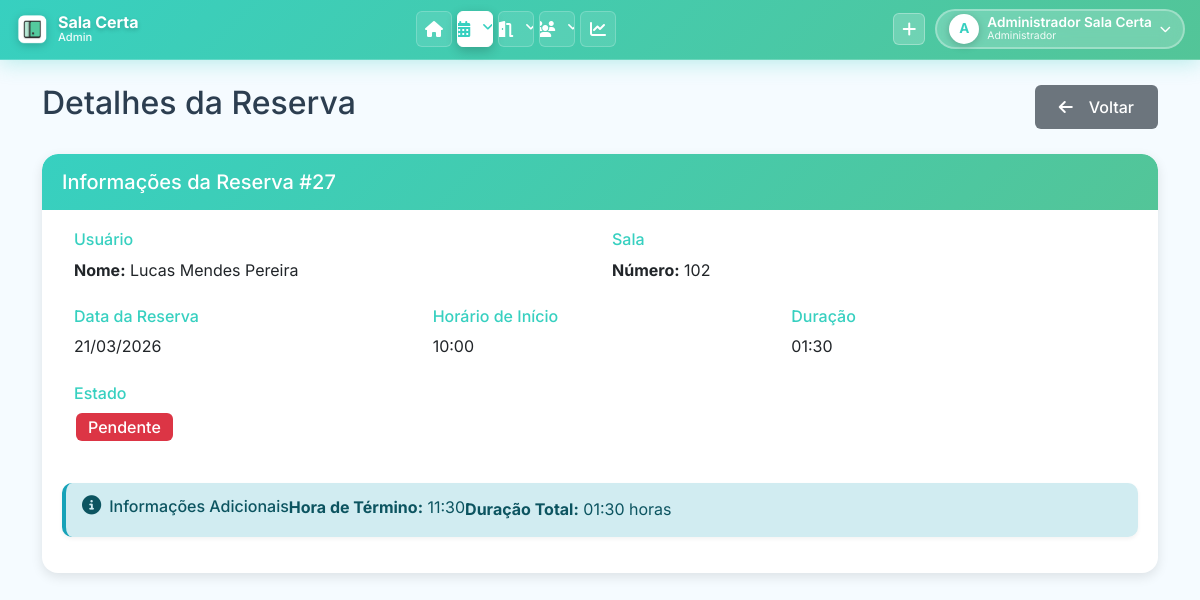
The page /pages/ver_reserva.php?id=27 (signed in) on the database its author committed.
### tables this page shows
CREATE TABLE `RESERVA_SALA` (
    `RESERVA_ID` INT(11) NOT NULL AUTO_INCREMENT,
    `USUARIO_ID` INT(11) NOT NULL,
    `SALA_ID` INT(11) NOT NULL,
    `DATA_RESERVA` DATE NOT NULL COMMENT 'Data da reserva (YYYY-MM-DD)',
    `HORA_INICIO` TIME NOT NULL COMMENT 'Horário de início (HH:MM:SS)',
    `TEMPO_RESERVA` TIME NOT NULL COMMENT 'Duração da reserva (ex: 01:30:00)',
    `ESTADO` ENUM('Ativa', 'Cancelada', 'Pendente', 'Reservado') NOT NULL DEFAULT 'Ativa',
    `RECORRENCIA` ENUM('semanal', 'quinzenal', 'mensal') DEFAULT NULL,
    `RECORRENCIA_FIM` DATE DEFAULT NULL,
    `RESERVA_PAI_ID` INT DEFAULT NULL,
    PRIMARY KEY (`RESERVA_ID`),
    KEY `idx_reserva_usuario` (`USUARIO_ID`),
    KEY `idx_reserva_sala` (`SALA_ID`),
    KEY `idx_reserva_data` (`DATA_RESERVA`),
    KEY `idx_reserva_estado` (`ESTADO`),
    KEY `idx_reserva_sala_data_estado` (`SALA_ID`, `DATA_RESERVA`, `ESTADO`) COMMENT 'Índice composto para verificação de conflitos',
    KEY `idx_reserva_pai` (`RESERVA_PAI_ID`),
    CONSTRAINT `fk_reserva_usuario` FOREIGN KEY (`USUARIO_ID`) REFERENCES `USUARIO` (`USUARIO_ID`) ON DELETE RESTRICT ON UPDATE CASCADE,
    CONSTRAINT `fk_reserva_sala` FOREIGN KEY (`SALA_ID`) REFERENCES `SALA` (`SALA_ID`) ON DELETE RESTRICT ON UPDATE CASCADE,
    CONSTRAINT `fk_reserva_pai` FOREIGN KEY (`RESERVA_PAI_ID`) REFERENCES `RESERVA_SALA` (`RESERVA_ID`) ON DELETE SET NULL
);

CREATE TABLE `USUARIO` (
    `USUARIO_ID` INT(11) NOT NULL AUTO_INCREMENT,
    `USUARIO_NOME` VARCHAR(255) NOT NULL,
    `USUARIO_EMAIL` VARCHAR(255) NOT NULL,
    `USUARIO_SENHA` VARCHAR(255) NOT NULL COMMENT 'Hash bcrypt via password_hash() ou texto puro (legado)',
    `USUARIO_CPF` VARCHAR(14) NOT NULL COMMENT 'Formato: 000.000.000-00 ou apenas números',
    `TIPO_USUARIO` ENUM('admin', 'comum') NOT NULL DEFAULT 'comum',
    `USUARIO_DEPARTAMENTO` VARCHAR(100) DEFAULT NULL,
    `USUARIO_CARGO` VARCHAR(100) DEFAULT NULL,
    `FOTO_PERFIL` VARCHAR(500) DEFAULT NULL COMMENT 'Caminho relativo: uploads/perfil/user_X_timestamp.png',
    PRIMARY KEY (`USUARIO_ID`),
    UNIQUE KEY `uk_usuario_email` (`USUARIO_EMAIL`),
    UNIQUE KEY `uk_usuario_cpf` (`USUARIO_CPF`)
);

CREATE TABLE `SALA` (
    `SALA_ID` INT(11) NOT NULL AUTO_INCREMENT,
    `NUM_SALA` VARCHAR(50) NOT NULL COMMENT 'Número/código da sala (ex: 101, T01, LAB-01)',
    `QTD_PESSOAS` INT(11) NOT NULL DEFAULT 0 COMMENT 'Capacidade máxima de pessoas',
    `DESCRICAO` TEXT DEFAULT NULL COMMENT 'Descrição da sala e recursos disponíveis',
    `TIPO_SALA` VARCHAR(100) DEFAULT '' COMMENT 'Tipo: Sala de Aula, Laboratório, Auditório, Sala de Reunião, Biblioteca',
    `SETOR_RESPONSAVEL` VARCHAR(255) DEFAULT '' COMMENT 'Setor responsável pela sala',
    PRIMARY KEY (`SALA_ID`),
    UNIQUE KEY `uk_num_sala` (`NUM_SALA`)
);

### classes/Reserva.php (called while the page is built, shortened)
<?php
class Reserva {
    public static function buscarPorId($id) {
        $conn = Conexao::getConn();
        $sql = "SELECT r.*, u.USUARIO_NOME, s.NUM_SALA
                FROM RESERVA_SALA r
                JOIN USUARIO u ON r.USUARIO_ID = u.USUARIO_ID
                JOIN SALA s ON r.SALA_ID = s.SALA_ID
                WHERE r.RESERVA_ID = :id";
        $stmt = $conn->prepare($sql);
        $stmt->bindValue(':id', $id);
        $stmt->execute();
        return $stmt->fetch();
    }
}

### pages/ver_reserva.php (the view, shortened to what this page needs)
<?php
require_once '../classes/Reserva.php';
$id = $_GET['id'];
$reserva = Reserva::buscarPorId($id);
include '../includes/header.php';
?>
<div class="row">
    <div class="col-md-12">
        <div class="d-flex justify-content-between align-items-center mb-4">
            <h2>Detalhes da Reserva</h2>
            <div>
                <a href="reservas.php" class="btn btn-secondary">
                    <i class="fas fa-arrow-left me-2"></i>Voltar
                </a>
            </div>
        </div>
        <div class="card">
            <div class="card-header">
                <h5 class="card-title mb-0">Informações da Reserva #<?php echo $reserva['RESERVA_ID']; ?></h5>
            </div>
            <div class="card-body">
                <div class="row mb-4">
                    <div class="col-md-6">
                        <h6 class="text-primary">Usuário</h6>
                        <p class="mb-0"><strong>Nome:</strong> <?php echo $reserva['USUARIO_NOME']; ?></p>
                    </div>
                    <div class="col-md-6">
                        <h6 class="text-primary">Sala</h6>
                        <p class="mb-0"><strong>Número:</strong> <?php echo $reserva['NUM_SALA']; ?></p>
                    </div>
                </div>
                <div class="row mb-4">
                    <div class="col-md-4">
                        <h6 class="text-primary">Data da Reserva</h6>
                        <p class="mb-0"><?php echo date('d/m/Y', strtotime($reserva['DATA_RESERVA'])); ?></p>
                    </div>
                    <div class="col-md-4">
                        <h6 class="text-primary">Horário de Início</h6>
                        <p class="mb-0"><?php echo date('H:i', strtotime($reserva['HORA_INICIO'])); ?></p>
                    </div>
                    <div class="col-md-4">
                        <h6 class="text-primary">Duração</h6>
                        <p class="mb-0"><?php echo date('H:i', strtotime($reserva['TEMPO_RESERVA'])); ?></p>
                    </div>
                </div>
                <div class="row">
                    <div class="col-md-12">
                        <h6 class="text-primary">Estado</h6>
                        <p>
                            <span class="badge bg-<?php echo $reserva['ESTADO'] == 'Ativa' ? 'success' : 'danger'; ?> fs-6">
                                <?php echo $reserva['ESTADO']; ?>
                            </span>
                        </p>
                    </div>
                </div>
                <?php
                $horaInicio = new DateTime($reserva['HORA_INICIO']);
                $tempoReserva = new DateTime($reserva['TEMPO_RESERVA']);
                $horaFim = clone $horaInicio;
                $horaFim->add(new DateInterval('PT' . $tempoReserva->format('H') . 'H' . $tempoReserva->format('i') . 'M'));
                ?>
                <div class="alert alert-info mt-4">
                    <h6 class="mb-2"><i class="fas fa-info-circle me-2"></i>Informações Adicionais</h6>
                    <p class="mb-1"><strong>Hora de Término:</strong> <?php echo $horaFim->format('H:i'); ?></p>
                    <p class="mb-0"><strong>Duração Total:</strong> <?php echo $tempoReserva->format('H:i'); ?> horas</p>
                </div>
            </div>
        </div>
    </div>
</div>
<?php include '../includes/footer.php'; ?>

### assets/css/style.css (style rules this page uses)
:root { --primary: #37D0C0; --primary-dark: #2bb8a8; --primary-light: #53C598; --secondary: #B3E2D0; --accent: #e40b0b; --bg-light: #F5FBFF; --bg-white: #ffffff; --text-dark: #2c3e50; --text-light: #7f8c8d; --text-white: #ffffff; --border-color: #e1e8ed; --shadow-sm: 0 2px 4px rgba(0, 0, 0, 0.05); --shadow-md: 0 4px 12px rgba(0, 0, 0, 0.1); --shadow-lg: 0 8px 24px rgba(0, 0, 0, 0.12); --shadow-xl: 0 12px 40px rgba(0, 0, 0, 0.15); --transition: all 0.3s cubic-bezier(0.4, 0, 0.2, 1); --radius-sm: 6px; --radius-md: 10px; --radius-lg: 16px; }
* { margin: 0; padding: 0; box-sizing: border-box; }
body { font-family: 'Inter', 'Segoe UI', Tahoma, Geneva, Verdana, sans-serif; background-color: var(--bg-light); color: var(--text-dark); line-height: 1.6; overflow-x: hidden; }
.card { border: none; border-radius: var(--radius-lg); box-shadow: var(--shadow-md); margin-bottom: 24px; transition: var(--transition); overflow: hidden; background: var(--bg-white); animation: fadeIn 0.5s ease-out; }
.card-header { background: linear-gradient(135deg, var(--primary), var(--primary-light)); color: var(--text-white); border: none; padding: 18px 24px; font-weight: 600; font-size: 1.1rem; border-radius: var(--radius-lg) var(--radius-lg) 0 0 !important; }
.card-body { padding: 24px; }
.btn { border-radius: var(--radius-sm); padding: 10px 24px; font-weight: 500; transition: var(--transition); border: none; display: inline-flex; align-items: center; gap: 8px; }
.btn-secondary { background: #6c757d; color: var(--text-white); }
.badge { padding: 6px 12px; border-radius: var(--radius-sm); font-weight: 500; font-size: 0.85rem; }
.alert { border: none; border-radius: var(--radius-md); padding: 16px 20px; margin-bottom: 20px; box-shadow: var(--shadow-sm); animation: slideInRight 0.5s ease-out; display: flex; align-items: center; border-left: 4px solid; }
.alert i { margin-right: 12px; font-size: 1.2rem; }
.alert-info { background: #d1ecf1; color: #0c5460; border-left-color: #17a2b8; }
.text-primary { color: var(--primary) !important; }
html { scroll-behavior: smooth; }

### assets/css/global.css (style rules this page uses)
body { padding: 0 !important; margin: 0 !important; }
.card, .alert, .table-responsive, .row { margin-left: 0 !important; margin-right: 0 !important; }
.row { margin-left: 0; margin-right: 0; }
.col, [class*="col-"] { padding-left: calc(var(--bs-gutter-x) * .5); padding-right: calc(var(--bs-gutter-x) * .5); }
html { scroll-behavior: smooth; }
body { overflow-x: hidden; }
.mb-4 { margin-bottom: 1.5rem !important; }
.card-body { padding: 1.25rem !important; }
.card-header { padding: 1rem 1.25rem !important; }
.btn { margin: 0.25rem; }
.btn-group .btn, .d-flex .btn { margin: 0; }
.alert { margin-bottom: 1rem; padding: 0.75rem 1rem; }
* { box-sizing: border-box; }
.badge { margin: 0.125rem; }

### rows shown on the page
reserva_sala: RESERVA_ID "27", USUARIO_ID.USUARIO_NOME "Lucas Mendes Pereira", SALA_ID.NUM_SALA "102", DATA_RESERVA "21/03/2026", HORA_INICIO "10:00", TEMPO_RESERVA "01:30", ESTADO "Pendente", HORA_INICIO "11:30"

### other values the page prints
substr($_SESSION['usuario_nome'], 0, 1) "A"
$_SESSION['usuario_nome'] "Administrador Sala Certa"
